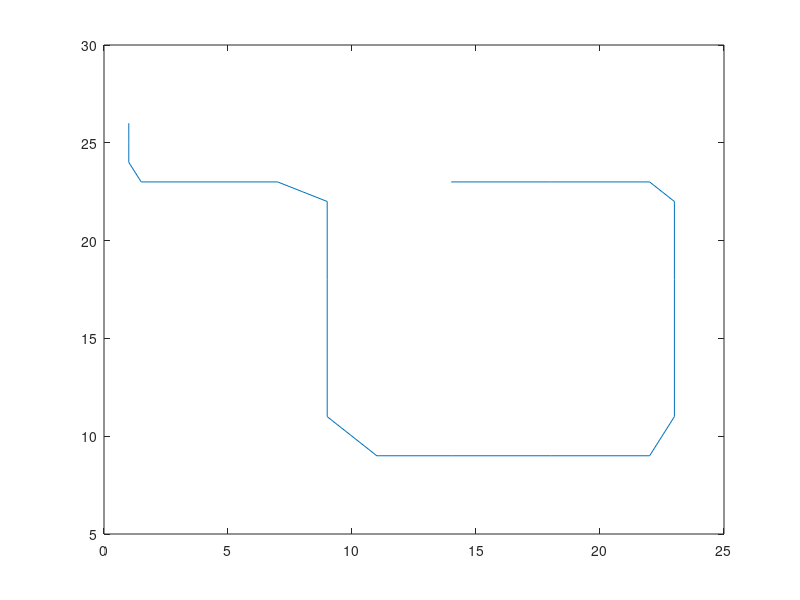
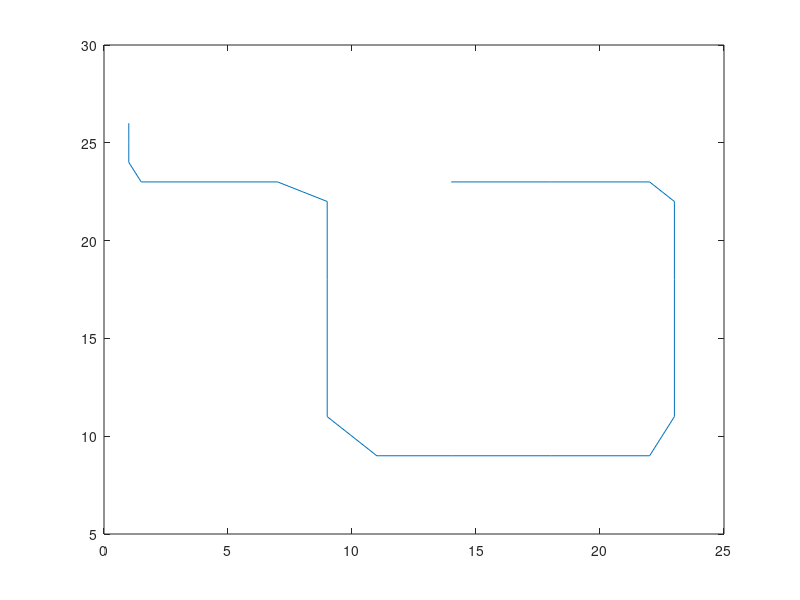

MATLAB code to generate these figures, in order:
t=0:1:24;
x=[1 1 1 1.25 1.5   7 8 9 9 9    9 10 11 14 18   22 22.5 23 23 23   23 22.5 22 18 14]
y=[26 25 24 23.5 23    23 22.5 22 18 14    11 10 9 9 9   9 10 11 14 18   22 22.5 23 23 23]
px=pchip(t,x);
py=pchip(t,y);
tempo=0:0.01:24;
plot(ppval(px,t),ppval(py,t));

figure
px=spline(t,x);
py=spline(t,y);
tempo=0:0.01:24;
plot(ppval(px,t),ppval(py,t));
